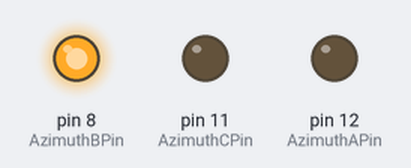
Simulated run of this sketch. Board: Arduino Uno, built with avr-gcc and run on an emulated ATmega328P. Shown: output pins drawn as LEDs (lit = HIGH).

Above: at 0.1 s.
Timing chart, 0 to 1.6 s (numbered marks = the images above):
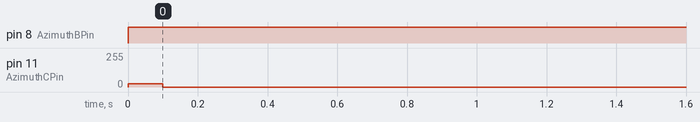

Measured:
- by itself, pin 8 (AzimuthBPin): LOW → HIGH at 0.00 s
- by itself, pin 11 (AzimuthCPin): 0/255 → 25/255 at 0.00 s, → 0/255 0.10 s later

The sketch:

Version1.ino
```cpp
//Azimuth Code
/****** Enums *******/
typedef enum
{
  Manual,
  Automatic
} tSystemState;

typedef enum
{
  Azimuth,
  Elevation
} tAxis;

typedef enum
{
  AzimuthMotor,
  ElevationMotor
} tMotor;

typedef enum
{
  ClockWise,
  CounterClockWise ,
  STOP
} tDirection;
typedef enum
{
  LIMIT_SWITCH_UNSAFE = 0 ,
  LIMIT_SWITCH_SAFE
}tLimitSwitchS ;
/******* Prototypes ******/
tSystemState isAutomatic(void);
void ManualState(void);
void AutomaticState(void);
tLimitSwitchS GetLimitSwitchesState(void) ;
tDirection DetermineAzimuthDirection(void);
void StartAzimuthMotor();
float GetCurrentPosition();


/****** Variables *******/
int SystemStateSwitchPin = 13;
int AzimuthAPin = 12;
int AzimuthBPin = 8;
int AzimuthCPin = 11;

int SystemStateSwitchVal = 0;

/****** Data ************/
//int AzimuthAngleValues[]
int SpeedIndex ;
float MotorRPM[] = {1.36 , 2.76 , 4.15 , 5.58 , 7.00 , 11.21 , 11.97 , 12.63 , 13.33} ;
float MotorSpeeds[] = {0.5, 1, 1.5, 2, 2.5, 4, 4.25, 4.5, 4.75};
float AzimuthRequiredAngle = 35.0;
float AzimuthCurrentAngle = 0.0;
float AzimuthAbsolute = 0 ;
float AzimuthDirection;
float AzimuthMotorSpeed;
unsigned int AzimuthRequiredTime;


void setup()
{
  pinMode(SystemStateSwitchPin, INPUT);
  pinMode(AzimuthAPin, OUTPUT);
  pinMode(AzimuthBPin, OUTPUT);
  pinMode(AzimuthCPin, OUTPUT);
}

void loop()
{
  //SystemStateSwitchVal = digitalRead(SystemStateSwitchPin);
  //if (SystemStateSwitchVal == Manual) {
    //ManualState();
  //} else {
    AutomaticState();
  //}
}

void ManualState(void)
{

}

void AutomaticState(void)
{
  AzimuthDirection = DetermineAzimuthDirection();
  AzimuthMotorSpeed = DetermineAzimuthMotorSpeed();
  AzimuthRequiredTime = DetermineAzimuthRequiredTime();

  StartAzimuthMotor();
  //StopAzimuthMotor();

}

float GetCurrentPosition()
{

}

void StartAzimuthMotor()
{
  float AzimutnAngleError = 0.0;

  //Setting Motor Direction
  if (AzimuthDirection == ClockWise)
  {
    digitalWrite(AzimuthAPin, HIGH);
    digitalWrite(AzimuthBPin, LOW);


  }
  else if (AzimuthDirection == CounterClockWise)
  {
    digitalWrite(AzimuthAPin, LOW);
    digitalWrite(AzimuthBPin, HIGH);
  }

  //Setting Motor Speed
  analogWrite(AzimuthCPin,(int) ((AzimuthMotorSpeed / 5) * 255));
  while(AzimuthRequiredTime != 0  )
  {
   delayMicroseconds(1) ;
   AzimuthRequiredTime -- ;
  }
 //delay(10000);
  analogWrite(AzimuthCPin,(int) 0);
  AzimuthCurrentAngle = AzimuthRequiredAngle ;


  /*do{
    AzimutnAngleError = AzimuthRequiredAngle - AzimuthCurrentAngle;
    AzimuthCurrentAngle++;
    delayMicroseconds((1 / 8.16) * pow(10, 6));
  }while (AzimutnAngleError != 0.0);*/

}

void StopAzimuthMotor(void)
{
    digitalWrite(AzimuthAPin, LOW);
    digitalWrite(AzimuthBPin, LOW);
}


// return microsecond
unsigned int DetermineAzimuthRequiredTime(void)
{
  float anlgePerSecond = CalcDegrPerSecond() ;
  return (AzimuthAbsolute / anlgePerSecond ) * pow(10, 6);
}

float DetermineAzimuthMotorSpeed(void)
{
  float stp = 360.0 / 9 , crntAngle = 0  ;
  SpeedIndex =  abs(AzimuthAbsolute) / stp ;
  return MotorSpeeds[SpeedIndex];
}


tDirection DetermineAzimuthDirection(void)
{
  /*
  float AngleDifference = AzimuthRequiredAngle - AzimuthCurrentAngle;
  if (AngleDifference > 0) {
    if (AngleDifference > 180) {
      AzimuthRequiredAngle = 360 - AzimuthRequiredAngle;
      return ClockWise;
    } else {
      return CounterClockWise;
    }
  } else {
    if (abs(AngleDifference) > 180) {
      AzimuthRequiredAngle = 360 - abs(AzimuthRequiredAngle);
      return CounterClockWise;
    } else {
      return ClockWise;
    }
  }
  */
  AzimuthAbsolute = AzimuthRequiredAngle - AzimuthCurrentAngle;
  if(AzimuthAbsolute > 0 )
  {
    return CounterClockWise ;
  }else if (AzimuthAbsolute < 0)
  {
    return ClockWise;
  }else
  {
    return STOP ;
  }
}
  float CalcDegrPerSecond(void)
  {
    float ret = 0 ;
    ret =  (MotorRPM[SpeedIndex] * 360) / 60 ;
    return ret ;
  }
  tLimitSwitchS GetLimitSwitchesState(void)
  {
    /* Need to be modified when limit swithces connected */
    return LIMIT_SWITCH_SAFE ;
  }
```
